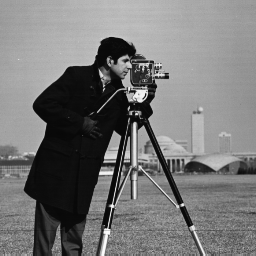
%> input picture Books/A_Comprehensive_Approach_to_ML_and_AI/data/cameraman.tif, 256 x 256 px
$ octave diffusion_cameraman_tutorial.m   (GNU Octave 9; MATLAB toolbox functions it lacks are replaced by stand-ins)
%> lines starting %> are read from the running program, lines starting %| are printed output that depends on the picture
close all; clear all; clc;

% diffusionTutorial - A from-scratch implementation of a simple diffusion model.
% This tutorial uses the built-in "cameraman.tif" image as the input data.

%% Load and Preprocess the Image
I = imread('data/cameraman.tif');
%> I is the input picture: size 256x256 uint8; min 7, max 253, mean 118.7
I = im2double(I);           % Normalize image to [0, 1]
%> I: size 256x256 double
[H, W] = size(I);
%> H = 256; W = 256
imgSize = [H, W];
%> imgSize = [256 256]
x0 = I(:);                  % Flatten image into a vector (H*W x 1)

%% Diffusion Model Parameters
T = 50;  % Number of diffusion steps
% Define a linear noise schedule: beta increases linearly from 0.0001 to 0.02
beta = linspace(0.0001, 0.02, T);
alpha = 1 - beta;

% Pre-allocate matrices to store forward process and noise
x_forward = zeros(length(x0), T+1);
x_forward(:,1) = x0;
eps_store = zeros(length(x0), T);  % to store noise for each step

%% Forward Diffusion Process
% Iteratively add noise to the image
for t = 1:T
    eps_t = randn(size(x0));
    eps_store(:,t) = eps_t;
    x_forward(:,t+1) = sqrt(alpha(t)) * x_forward(:,t) + sqrt(beta(t)) * eps_t;
end

%% Reverse Diffusion Process
% Use the stored noise to reverse the forward process
x_reverse = zeros(size(x_forward));
x_reverse(:,T+1) = x_forward(:,T+1);  % Start with the final noisy image
for t = T:-1:1
    % Reverse update: x_{t-1} = (x_t - sqrt(beta(t))*eps_t)/sqrt(alpha(t))
    x_reverse(:,t) = (x_reverse(:,t+1) - sqrt(beta(t)) * eps_store(:,t)) / sqrt(alpha(t));
end

% Reshape the final reconstructed vector to image format
I_recon = reshape(x_reverse(:,1), H, W);
I_noisy = reshape(x_forward(:,T+1), H, W);
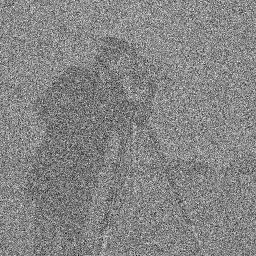
%> I_noisy: size 256x256 double; min -2.55, max 3.01, mean 0.36; drawn with min black and max white

%% Visualization
figure;
subplot(1,3,1);
    imshow(I);
    title('Original Image');
subplot(1,3,2);
    imshow(I_noisy);
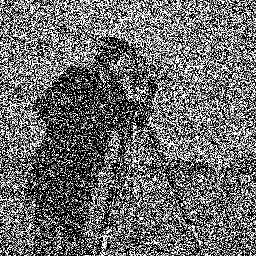
%> displayed picture: size 256x256, on the screen's scale of 0 to 255; min 0, max 255, mean 108.2
    title({'Noisy Image';'(Forward Process)'});
subplot(1,3,3);
    imshow(I_recon);
    title({'Reconstructed Image';'(Reverse Process)'});

% save_all_figs_OPTION('results/diffusion2','png',1)

% Plot absolute difference between original and reconstructed images
figure;
imagesc(abs(I - I_recon));
colormap gray;
colorbar;
title('Absolute Difference: Original vs. Reconstructed');
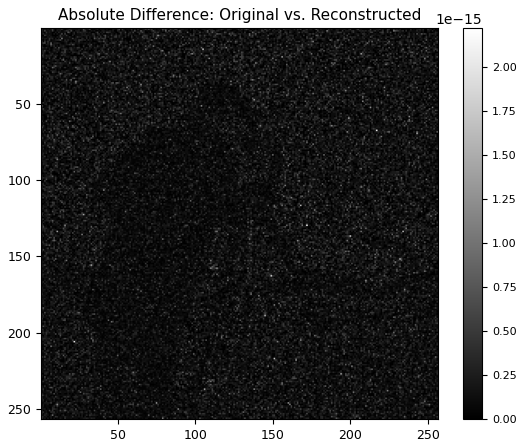
%> figure redrawn from the program's plot data

% save_all_figs_OPTION('results/diffusion3','png',1)
